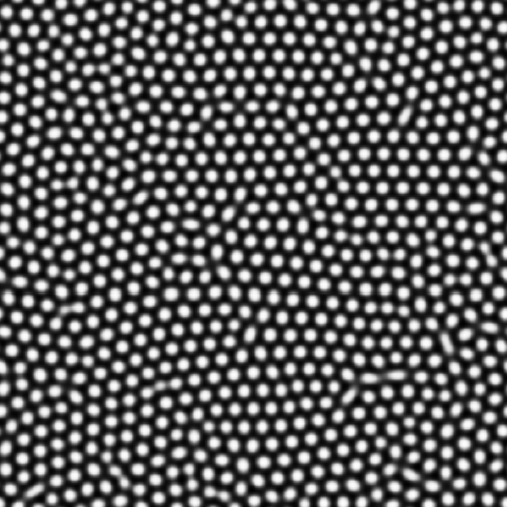
#> input picture examples/example_2/images/hexSIM1.png, 507 x 507 px
$ python example_2.py
#> lines starting #> are read from the running program, lines starting #| are printed output that depends on the picture
### shapelets/self_assembly/misc.py
########################################################################################################################
# Copyright 2023 the authors (see AUTHORS file for full list).                                                         #
#                                                                                                                      #
# This file is part of shapelets.                                                                                      #
#                                                                                                                      #
# Shapelets is free software: you can redistribute it and/or modify it under the terms of the GNU Lesser General       #
# Public License as published by the Free Software Foundation, either version 2.1 of the License, or (at your option)  #
# any later version.                                                                                                   #
#                                                                                                                      #
# Shapelets is distributed in the hope that it will be useful, but WITHOUT ANY WARRANTY; without even the implied      #
# warranty of MERCHANTABILITY or FITNESS FOR A PARTICULAR PURPOSE. See the GNU Lesser General Public License for more  #
# details.                                                                                                             #
#                                                                                                                      #
# You should have received a copy of the GNU Lesser General Public License along with shapelets. If not, see           #
# <https://www.gnu.org/licenses/>.                                                                                     #
########################################################################################################################

"""
This module holds miscellaneous functions for the shapelets.self_assembly module.
"""

import os

import cv2
import numpy as np
import matplotlib.pyplot as plt
from mpl_toolkits.axes_grid1 import make_axes_locatable
from scipy.ndimage import median_filter

from shapelets.self_assembly.tools import get_wavelength


def read_image(
    image_name: str,
    image_path: str,
    do_rescale: bool = True,
    verbose: bool = True
):
    r""" Read an image using OpenCV, with some extra handling.

    By default, re-scales images as greyscale on [-1, 1].

    Parameters
    ----------
    image_name : str
        The filename of the image (including extension)
    image_path : str
        The path holding the image
    do_rescale : bool, optional
        Automatically re-scale in accordance with requirements for wavelength algorithm.
        Default is True
    verbose : bool, optional
        True (default) to print image-related information

    Returns
    -------
    f : np.ndarray
        The image as a numpy.ndarray.

    Notes
    -----
    Re-scaling of image to greyscale on [-1, 1] is intentional to align with
    the minimum and maximum shapelet function values.
    """
#> called with image_name = 'hexSIM1.png', image_path = 'examples/example_2/images', do_rescale = True, verbose = True
    if not os.path.exists(image_path):
        raise RuntimeError(f'Image path: {image_path} does not exist.')

    f = cv2.imread(os.path.join(image_path, image_name))
#> f is the input picture: shape (507, 507, 3); min 0, max 255, mean 95.5
    if not isinstance(f, np.ndarray):
        raise RuntimeError(f"Could not read image: {image_name}. Ensure it is located in {image_path} and is of image format.")

    f = cv2.cvtColor(f, cv2.COLOR_BGR2GRAY)
#> f: shape (507, 507)

    # NOTE: image may require rescaling based on two observed issues:
    #   1. scipy.cluster.vq.kmeans yields abort: coredump if one dim of image large (~2000 pixels)
    #   2. wavelength algorithm fails if image is too small... need to upsample

    if do_rescale:
        while any(dim >= 2000 for dim in f.shape):
            height, width = round(f.shape[0]*0.8), round(f.shape[1]*0.8)
            f = cv2.resize(f, dsize=(width, height)) # dsize is opposite numpy convention

        while any(dim <= 500 for dim in f.shape):
            height, width = round(f.shape[0]*1.2), round(f.shape[1]*1.2)
            f = cv2.resize(f, dsize=(width, height)) # dsize is opposite numpy convention

    # rescale to [-1, 1] greyscale to match shapelet kernel min/max values
    f = ( ((f-f.min()) / (f.max()-f.min())) * 2 ) - 1

    if verbose:
        print(f"Successfully loaded image: {image_name}")
        print(f"Image loaded with dimensions: {f.shape}")
#| Image loaded with dimensions: (507, 507)
        print(f"Image {image_name} normalized to greyscale on [-1, 1] to align with shapelet kernels")

    return f


# [273 lines left out: functions process_output, image_difference, trim_image, not called in this run]

### shapelets/self_assembly/tools.py
########################################################################################################################
# Copyright 2023 the authors (see AUTHORS file for full list).                                                         #
#                                                                                                                      #
# This file is part of shapelets.                                                                                      #
#                                                                                                                      #
# Shapelets is free software: you can redistribute it and/or modify it under the terms of the GNU Lesser General       #
# Public License as published by the Free Software Foundation, either version 2.1 of the License, or (at your option)  #
# any later version.                                                                                                   #
#                                                                                                                      #
# Shapelets is distributed in the hope that it will be useful, but WITHOUT ANY WARRANTY; without even the implied      #
# warranty of MERCHANTABILITY or FITNESS FOR A PARTICULAR PURPOSE. See the GNU Lesser General Public License for more  #
# details.                                                                                                             #
#                                                                                                                      #
# You should have received a copy of the GNU Lesser General Public License along with shapelets. If not, see           #
# <https://www.gnu.org/licenses/>.                                                                                     #
########################################################################################################################

"""
This module holds various utility functions related to
* kernels, including convolutions between shapelet filters and images, and
* functions that compute shapelet length-scales from characteristic wavelengths.
"""

import numbers
from typing import Union
import warnings

import numpy as np
from scipy.signal import fftconvolve

from shapelets.functions import(
    orthonormalpolar2D_n0,
    orthonormalpolar2D_n1
)


def convresponse_n0(
    image: np.ndarray,
    shapelet_order: Union[str,int] = 'default',
    verbose: bool = True
):
    r""" This function computes the convolution between a range of shapelets kernels
    and an image, extracting the magnitude of response as well as the
    shapelet-based orientation as per the steerable shapelet formulism [1]_.

    Parameters
    ----------
    image : np.ndarray
        The image to be convolved with shapelet kernels
    shapelet_order : Union[str,int]
        Set as 'default' to use higher-order shapelets [1]_ (:math:`m \leq m'`).
        Can also pass integer value for filter m upper bound but value must be > 0
    verbose : bool, optional
        True (default) to print out information from convolution operation to console

    Returns
    -------
    omega : numpy.ndarray
        The magnitude of (maximum) convolutional response as a 3D array as
        per steerable shapelet formulism
    phi : numpy.ndarray
        The shapelet filter optimal orientation (corresponding to maximum convolutional response)
        for the steerable shapelet formulism

    Notes
    -----
    This function uses the orthonormal polar shapelet definition for
    :math:`n=0` shapelets [2]_ (see shapelets.functions.orthonormalpolar2D_n0).

    References
    ----------
    .. [1] https://hdl.handle.net/10012/20779
    .. [2] http://dx.doi.org/10.1088/1361-6528/ad1df4
    """
    if not isinstance(image, np.ndarray):
        raise TypeError('image parameter must be a numpy array.')

    if isinstance(shapelet_order, str):
        if shapelet_order == 'default':
            mmax = None
        else:
            raise ValueError('mmax parameter as a str must be "default".')
    elif not isinstance(shapelet_order, int):
        raise TypeError('mmax parameter must either be "default" or integer value.')
    elif shapelet_order <=0:
        raise ValueError('mmax parameter, if passed as an integer, must be > 0.')
    else:
        mmax = shapelet_order

    # get characteristic wavelength of image
    l = get_wavelength(image=image, verbose=verbose)

    minRespTol = 0.1

    Ny, Nx = image.shape
    omegaTotal = []

    # predefined maximum m value (mmax)
    if mmax != None:
        omega = np.empty((Ny, Nx, mmax))
        phi = np.empty((Ny, Nx, mmax))
        for i in range(mmax):
            # get beta
            beta = lambda_to_beta_n0(m=i+1, l=l)

            # get grid for discretization and initialize shapelet kernel
            shapelet = get_optimal_kernel_n0(m=i+1, beta=beta)

            # convolve kernel (shapelet) with image
            con = fftconvolve(image, shapelet, mode = 'same')
            omega[:,:,i] = np.abs(con)
            phi[:,:,i] = np.angle(con)

        if verbose:
            print(f"Convolution complete for shapelets m <= {mmax}")

    # use iteration scheme from ref. [2] to get maximum shapelet order
    else:
        omega = np.empty((Ny, Nx, 200))
        phi = np.empty((Ny, Nx, 200))
        currResp = 1.
        m = 0
        while currResp > minRespTol:
            # get beta
            m += 1
            beta = lambda_to_beta_n0(m=m, l=l)

            # get grid for discretization and initialize shapelet kernel
            shapelet = get_optimal_kernel_n0(m=m, beta=beta)

            con = fftconvolve(image, shapelet, mode = 'same')
            omegacurr = np.abs(con)

            omegaTotal.append(np.sum(omegacurr))
            currResp = np.sum(omegacurr) / np.max(omegaTotal)

            omega[:,:,m-1] = np.abs(con)
            phi[:,:,m-1] = np.angle(con)

        # remove last convolutional data since it broke the while loop, true m = m -1
        m -= 1
        omega = omega[:,:,:m]
        phi = phi[:,:,:m]
        if verbose:
            print(f"Convolution complete for shapelets m <= {m} before tolerance exceeded")

    # normalize response vectors
    norms = np.linalg.norm(omega, axis = 2)
    omega = omega / norms.reshape(Ny, Nx, 1)

    # to compute optimal filter orientations as per the steerable shapelet formulism
    for i in range(phi.shape[2]):
        phi[:,:,i] /=  i+1

    return omega, phi


# [79 lines left out: function convresponse_n1, not called in this run]


def make_grid(N: int):
    r""" Make discretized grid based on width (N).

    Parameters
    ----------
    N : int
        The width of the kernel (odd numbers only)

    Returns
    -------
    grid_x : np.ndarray
        The grid's x coordinate space
    grid_y : np.ndarray
        The grid's y coordinate space

    Notes
    -----
    As per convention, N should only be an odd number.
    Additionally, note that grid_x = grid_y.

    """
    if N % 2 == 0:
        print('Detected even grid size, adding 1 to enforce odd rule See self_assembly.tools.make_grid() docs.')
        N += 1
    if N < 9:
        raise ValueError('N must be at least 3 or greater.')

    bounds = [-(N-1)/2.0, (N-1)/2.0]
    grid = np.linspace(bounds[0], bounds[1], N)
    grid_x, grid_y = np.meshgrid(grid, grid)

    return grid_x, grid_y


def get_optimal_kernel_n0(
    m: int,
    beta: float
):
    r""" Determines the optimal filter (kernel) width for an :math:`n=0` orthonormal polar
    shapelet function [1]_ based on :math:`\beta`, the shapelet length-scale parameter.

    Parameters
    ----------
    m : int
        Shapelet degree of rotational symmetry
    beta : float
        The characteristic shapelet length scale parameter

    Returns
    -------
    shapelet : np.ndarray
        Shapelet function casted onto a discrete domain with the appropriate filter width

    References
    ----------
    .. [1] https://doi.org/10.1088/1361-6528/aaf353
    """
    # start with small kernel size and scale up until satisfied
    N = 21 # minimum

    grid_x, grid_y = make_grid(N = N)
    shapelet = orthonormalpolar2D_n0(m=m, x1=grid_x, x2=grid_y, beta=beta)

    accept = False

    while not accept:
        edgeweight = np.abs(np.real(shapelet[int(shapelet.shape[0]/2), -1])) \
            / np.real(shapelet).max()
        if edgeweight > 0.0001:
            N += 4
            grid_x, grid_y = make_grid(N = N)
            shapelet = orthonormalpolar2D_n0(m=m, x1=grid_x, x2=grid_y, beta=beta)
        else:
            accept = True

    return shapelet


# [43 lines left out: function get_optimal_kernel_n1, not called in this run]


def get_wavelength(
    image: np.ndarray,
    rng: list = [0, 100],
    verbose: bool = True
):
    r""" Find characteristic wavelength of an image [1]_.

    Parameters
    ----------
    image : np.ndarray
        The image to be processed
    rng : list
        Range of wavelengths to consider for maximum wavelength.
        I.e., will return max wavelength in range of [0, 70] (default)

    Returns
    -------
    char_wavelength : float
        The characteristic wavelength of the image

    References
    ----------
    .. [1] http://dx.doi.org/10.1103/PhysRevE.91.033307
    """
#> called with verbose = True
    if type(image) != np.ndarray:
        raise TypeError('image input must be numpy array.')

    # Step 1: Find spectral density
    DFT = np.fft.fft2(image)
    DFT[0, 0] = 0.1
    # Shift the Fourier transform to center it
    DFT_shifted = np.fft.fftshift(DFT)
    # Calculate the magnitude
    spec_d = np.absolute(DFT_shifted)
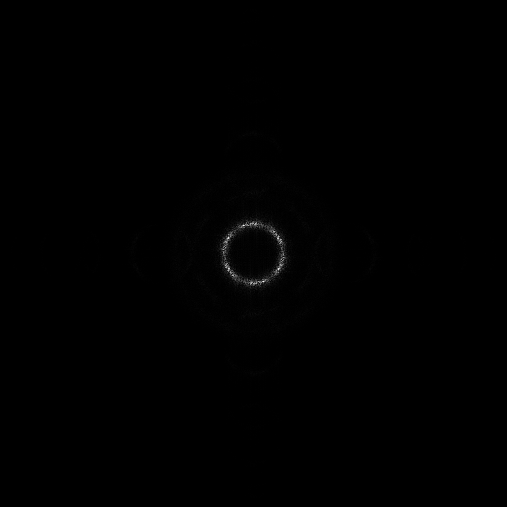
#> spec_d: shape (507, 507) float64; min 0.00698, max 15865.5, mean 43.7; drawn with min black and max white

    # Step 2: Find associated frequencies for spectral density
    x, y = np.fft.fftfreq(image.shape[1]), np.fft.fftfreq(image.shape[0])
    # Meshgrid them to map over the image domain
    X, Y = np.meshgrid(x, y)
    # Convert to 2d frequency definition (2.16 in [2]), shift and return
    omega = np.sqrt(X**2 + Y**2)
    freqs = np.fft.fftshift(omega)
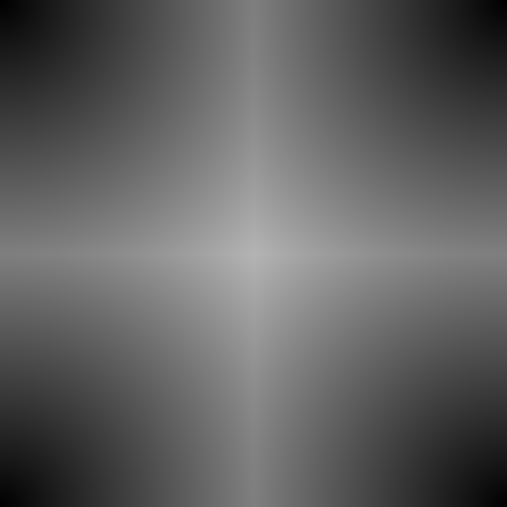
#> omega: shape (507, 507) float64; min 0, max 0.706, mean 0.383

    # Step 3: Find the radially averaged spectral density, and associated frequencies
    rai_spec = radialavg(spec_d)
    # Use inverse of frequency for wavelength
    rai_wave = radialavg(freqs)
    rai_wave = rai_wave ** -1

    # Step 4: Find and return the maximum
    if rng is not None:
        rai_spec = np.where((rai_wave >= rng[0]) * (rai_wave <= rng[1]), rai_spec, 0)
    i_max = rai_spec.argmax()

    if verbose:
        print('Wavelength of image is {:.2f} pixels'.format(rai_wave[i_max]))

    assert isinstance(rai_wave[i_max], numbers.Real)

    return rai_wave[i_max]


def radialavg(image: np.ndarray) -> np.ndarray:
    r""" Calculates the radially averaged intensity of an image [1]_.

    Parameters
    ----------
    image : np.ndarray
        The image to be radially averaged

    Returns
    -------
    rai: np.ndarray
        A 1d array with one intensity per integer radius, excluding 0. eg.
        For image with radii [0, 1, 2, 3], len(rai) = 3

    References
    ----------
    .. [1] http://dx.doi.org/10.1103/PhysRevE.91.033307
    """
    # Determine two arrays, x and y, which contain the indices of the image.
    y, x = np.indices(image.shape[0:2])
    # Determine the center of the image.
    center = np.array([(x.max()-x.min())/2.0, (y.max()-y.min())/2.0])
    # Use the center to offset x and y such that r = 0 is in the center (0, 0).
    x = x - center[0]
    y = y - center[1]
    # Determine the shortest dimension, as the radius is only defined for that range.
    length = min(np.max(x), np.max(y))
    # Scale x and y based on the radial range. This method creates an elliptical average for non-square images.
    x = x * length / np.max(x)
    y = y * length / np.max(y)
    # Convert from x and y to radius using the hypotenuse definition.
    r = np.hypot(x, y)
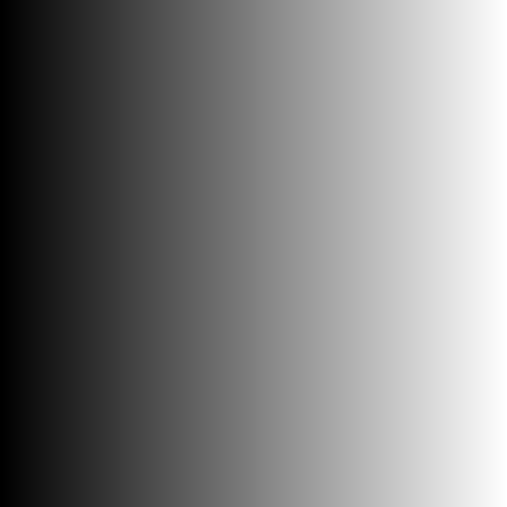
#> x: shape (507, 507) float64; min -253, max 253, mean 0; drawn with min black and max white
    # Flatten the radius array and sort the radii, returning the indices. Uses quicksort.
    ind = np.argsort(r.flat)
    # Cast r values and image values to 1d arrays, sorted by radius.
    r_sorted = r.flat[ind]
    image_sorted = image.flat[ind]
    # Round the radii to the nearest even number and cast to int.
    r_int = np.around(r_sorted).astype(int)
    # Calculate the spacing between each radii
    deltar = r_int[1:] - r_int[:-1] # Suderman: "Assumes all radii represented"
    # Return the indices for values of delta that are non-zero. This will be the places where (before) r changes.
    rind = np.where(deltar)[0]
    # Append rind such that the last radii is represented
    rind = np.append(rind, len(r_int) - 1)
#> (the rest of the program and of its run is left out)
